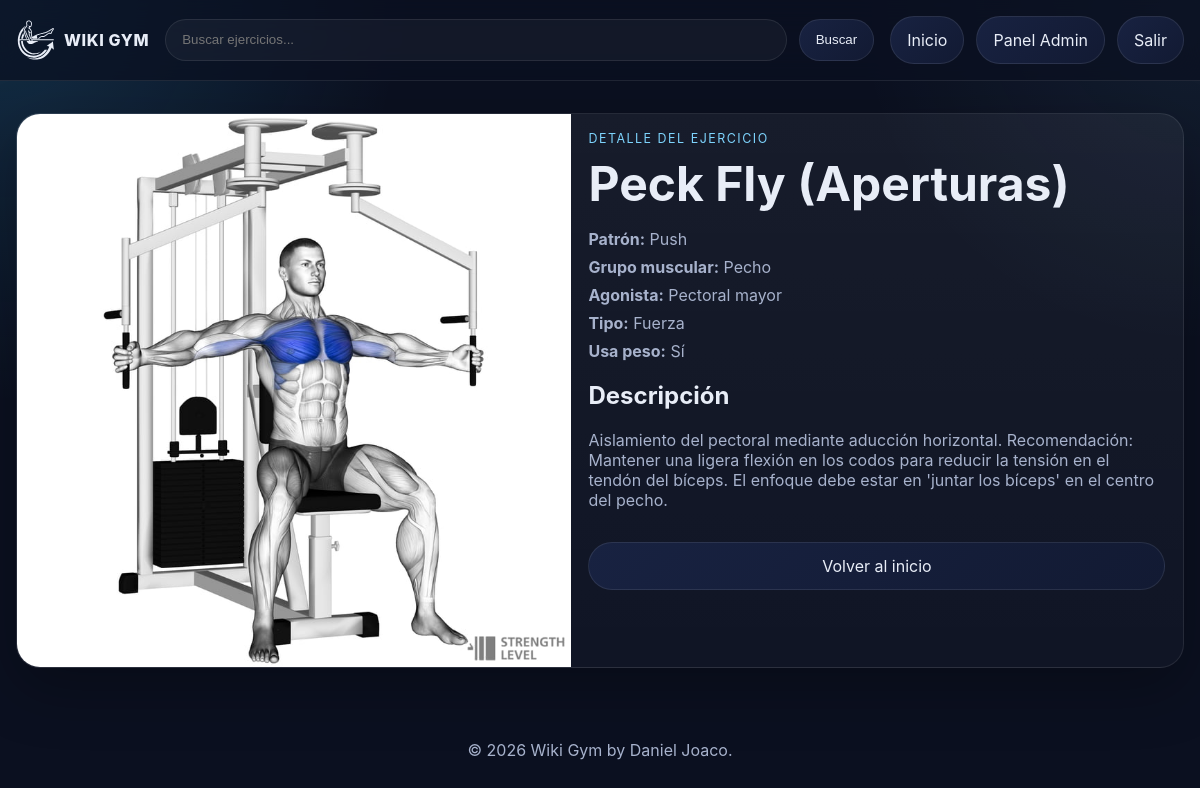
/excercise/25/ (signed in), run on the app's committed database.
### exercises/models.py (models this page shows, shortened)
class Exercise(models.Model):
    EXERCISE_TYPE_STRENGTH = "STRENGTH"
    EXERCISE_TYPE_CARDIO = "CARDIO"
    EXERCISE_TYPE_FULL_BODY = "FULL_BODY"
    EXERCISE_TYPE_CHOICES = [
        (EXERCISE_TYPE_STRENGTH, "Fuerza"),
        (EXERCISE_TYPE_CARDIO, "Cardiovascular"),
        (EXERCISE_TYPE_FULL_BODY, "Cuerpo Completo"),
    ]
    name = models.CharField(max_length=150, unique=True)
    description = models.TextField(blank=True)
    agonist = models.ForeignKey(
        Agonist,
        on_delete=models.PROTECT,
        related_name="exercises",
    )
    image = models.ImageField(upload_to="exercise_images/%Y/%m/", blank=True, null=True)
    exercise_type = models.CharField(
        max_length=20,
        choices=EXERCISE_TYPE_CHOICES,
        default=EXERCISE_TYPE_STRENGTH,
    )
    tracks_weight = models.BooleanField(default=True)
    is_active = models.BooleanField(default=True)
    created_by = models.ForeignKey(
        settings.AUTH_USER_MODEL,
        on_delete=models.SET_NULL,
        null=True,
        blank=True,
        related_name="wiki_exercises_created",
    )
    created_at = models.DateTimeField(auto_now_add=True)
    updated_at = models.DateTimeField(auto_now=True)
    class Meta:
        ordering = ["name"]

class Agonist(models.Model):
    muscle_group = models.ForeignKey(
        MuscleGroup,
        on_delete=models.CASCADE,
        related_name="agonists",
    )
    name = models.CharField(max_length=100)
    class Meta:
        ordering = ["name"]
        constraints = [
            models.UniqueConstraint(
                fields=["muscle_group", "name"],
                name="unique_agonist_per_group",
            )
        ]

### exercises/views.py (the view)
# urls.py: path('excercise/', views.exercise_detail, name='excercise'),
@login_required(login_url='login')
def exercise_detail(request, id=None):
	exercise_id = id or request.GET.get('id')
	if not exercise_id:
		raise Http404('No se indico el ejercicio.')
	exercise = get_object_or_404(
		_exercise_queryset().select_related('created_by'),
		pk=exercise_id,
	)
	return render(request, 'excercise/excercise.html', {'exercise': exercise})

### exercises/views.py (called while the page is built)
def _exercise_queryset():
	return Exercise.objects.select_related('agonist__muscle_group__pattern').annotate(
		pattern_name=F('agonist__muscle_group__pattern__name'),
		muscle_group_name=F('agonist__muscle_group__name'),
	)

### templates/excercise/excercise.html (shortened to what this page needs)
{% extends 'base.html' %}
{% load static %}
{% block extra_css %}<link rel="stylesheet" href="{% static 'css/excercise/excercise.css' %}">{% endblock %}
{% block content %}
<section class="detail-layout">
    <article class="detail-card">
        <div class="detail-image">
            {% if exercise.image %}
                <img src="{{ exercise.image.url }}" alt="{{ exercise.name }}">
            {% else %}
                <div class="exercise-image-placeholder">Sin imagen</div>
            {% endif %}
        </div>
        <div class="detail-info">
            <p class="eyebrow">Detalle del ejercicio</p>
            <h1>{{ exercise.name }}</h1>
            <ul class="detail-list">
                <li><strong>Patrón:</strong> {{ exercise.pattern_name }}</li>
                <li><strong>Grupo muscular:</strong> {{ exercise.muscle_group_name }}</li>
                <li><strong>Agonista:</strong> {{ exercise.agonist.name }}</li>
                <li><strong>Tipo:</strong> {{ exercise.get_exercise_type_display }}</li>
                <li><strong>Usa peso:</strong> {% if exercise.tracks_weight %}Sí{% else %}No{% endif %}</li>
            </ul>
            {% if exercise.description %}
                <div class="detail-description">
                    <h2>Descripción</h2>
                    <p>{{ exercise.description }}</p>
                </div>
            {% endif %}
            <a class="details-button" href="{% url 'index' %}">Volver al inicio</a>
        </div>
    </article>
</section>
{% endblock %}

### static/css/base.css (style rules this page uses)
:root { --bg: #0b1020; --panel: #121a33; --panel-soft: #182241; --text: #e8edf7; --muted: #a7b2cc; --accent: #7dd3fc; --accent-strong: #38bdf8; --border: rgba(255, 255, 255, 0.09); --shadow: 0 20px 60px rgba(0, 0, 0, 0.28); }
* { box-sizing: border-box; }
body { margin: 0; font-family: Inter, system-ui, -apple-system, BlinkMacSystemFont, "Segoe UI", sans-serif; background: radial-gradient(circle at top left, rgba(56, 189, 248, 0.18), transparent 28%), radial-gradient(circle at top right, rgba(125, 211, 252, 0.08), transparent 24%), var(--bg); color: var(--text); }
a { color: inherit; text-decoration: none; }
.search-form button, .details-button, .filter-link, .nav-actions a, .pagination a { border: 1px solid var(--border); background: linear-gradient(135deg, var(--panel-soft), var(--panel)); color: var(--text); border-radius: 999px; padding: 0.8rem 1rem; display: inline-flex; align-items: center; justify-content: center; transition: transform 0.2s ease, border-color 0.2s ease, background 0.2s ease; }
.eyebrow { margin: 0 0 0.5rem; color: var(--accent); text-transform: uppercase; letter-spacing: 0.12em; font-size: 0.78rem; }
.hero h1, .detail-info h1 { margin: 0; font-size: clamp(2rem, 4vw, 3.4rem); }
.hero-copy, .results-meta, .exercise-meta, .empty-state p, .detail-list, .detail-description p { color: var(--muted); }
.exercise-card, .detail-card, .empty-state { background: linear-gradient(180deg, rgba(255, 255, 255, 0.05), rgba(255, 255, 255, 0.025)); border: 1px solid var(--border); border-radius: 24px; overflow: hidden; box-shadow: var(--shadow); }
.exercise-image-wrap, .detail-image { aspect-ratio: 4 / 3; background: rgba(255, 255, 255, 0.03); }
.exercise-image-wrap img, .detail-image img { width: 100%; height: 100%; object-fit: cover; display: block; }
.exercise-body, .detail-info, .empty-state { padding: 1.1rem; }
.details-button { margin-top: 1rem; width: 100%; }
.detail-layout { display: grid; gap: 1rem; }
.detail-card { display: grid; grid-template-columns: minmax(0, 0.95fr) minmax(0, 1.05fr); }
.detail-list { list-style: none; padding: 0; margin: 1rem 0 0; }
.detail-list li + li { margin-top: 0.5rem; }
.detail-description { margin-top: 1.25rem; }

### static/css/excercise/excercise.css (style rules this page uses)
.detail-layout { display: grid; gap: 1rem; }
.detail-card { background: linear-gradient(180deg, rgba(255, 255, 255, 0.05), rgba(255, 255, 255, 0.025)); border: 1px solid var(--border); border-radius: 24px; overflow: hidden; box-shadow: var(--shadow); display: grid; grid-template-columns: minmax(0, 0.95fr) minmax(0, 1.05fr); }
.detail-image { aspect-ratio: 4 / 4; background: rgba(255, 255, 255, 0.03); }
.detail-image img { width: 100%; height: 100%; object-fit: cover; display: block; }
.detail-info { padding: 1.1rem; }
.detail-info h1 { margin: 0; font-size: clamp(2rem, 4vw, 3.4rem); }
.detail-list { list-style: none; padding: 0; margin: 1rem 0 0; }
.detail-list li { color: var(--muted); }
.detail-list li + li { margin-top: 0.5rem; }
.detail-description { margin-top: 1.25rem; }
.detail-description h2 { margin-top: 0; }
.detail-description p { color: var(--muted); }

### data on the page
Exercise: image (picture), name "Peck Fly (Aperturas)", pattern_name "Push", muscle_group_name "Pecho", agonist.name "Pectoral mayor", exercise_type "Fuerza", description "Aislamiento del pectoral mediante aducción horizontal. Recomendación: Mantener una ligera flexión en los codos para reducir la tensión en el tendón del bíceps. El enfoque debe estar en 'juntar los bíceps' en el centro del pecho."
